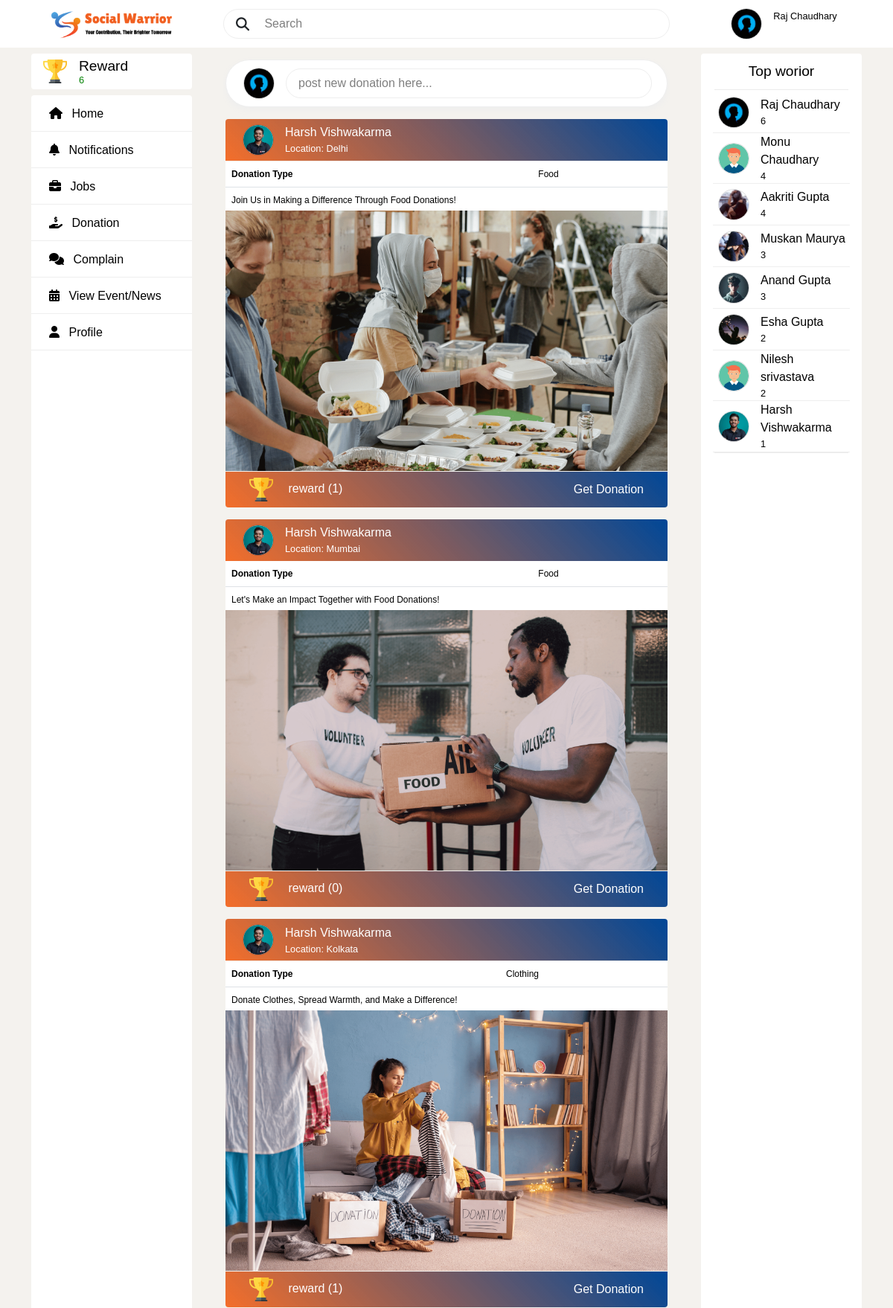
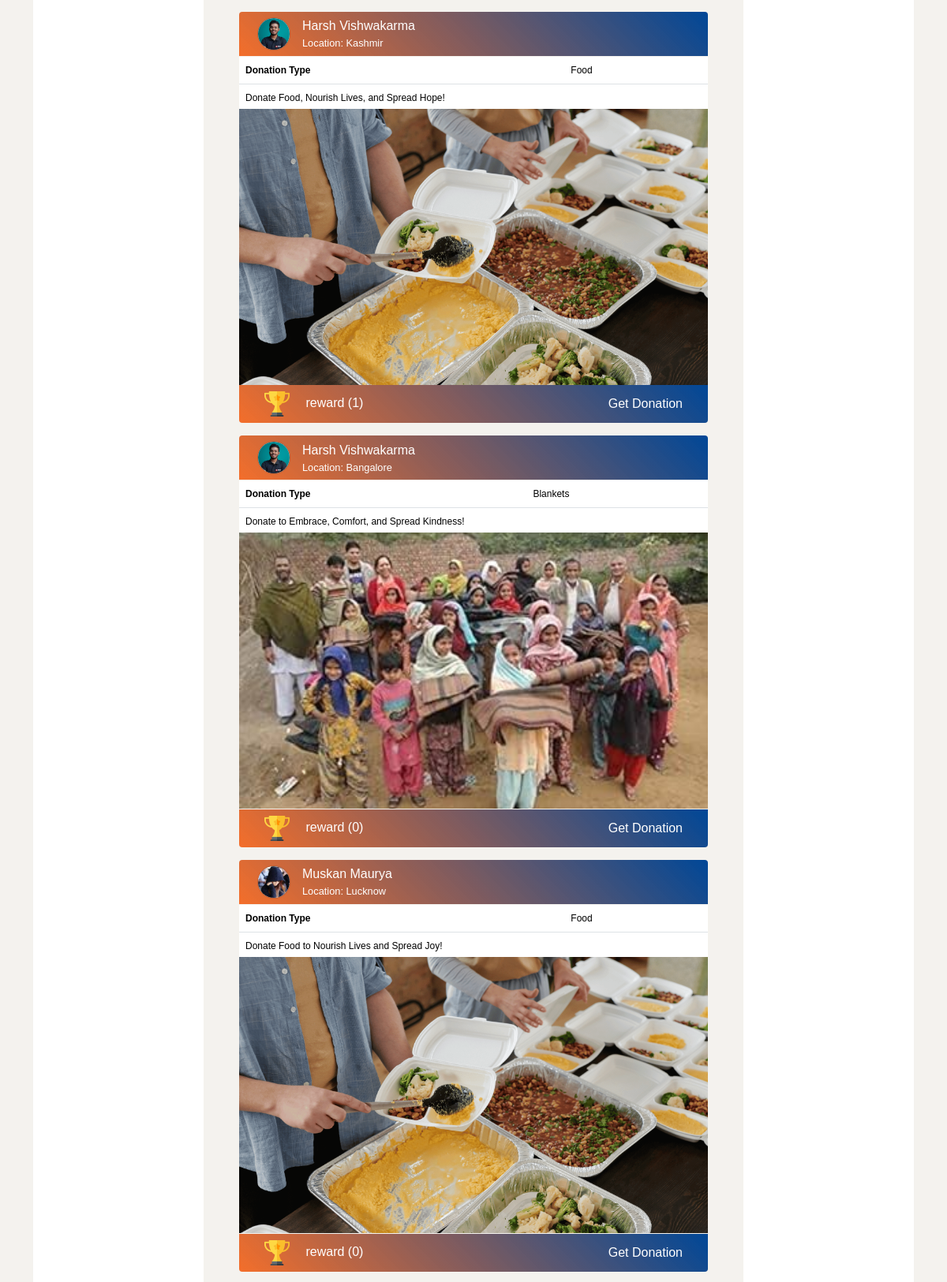
Page /donation/ (signed in, upper part) on the committed database (2 pictures, top to bottom).
### publicapp/models.py (models this page shows)
class Profile(models.Model):
    user=models.ForeignKey(User,on_delete=models.CASCADE,blank=True,null=True)
    contact_no=models.IntegerField()
    full_name=models.CharField(max_length=50)
    dob = models.CharField(max_length=100,blank=True)
    city=models.CharField(max_length=200)
    state=models.CharField(max_length=200)
    pin_code=models.CharField(max_length=100)
    followers=models.ManyToManyField(User,related_name='followers',blank=True)
    followings =models.ManyToManyField(User,related_name='followings',blank=True)
    profile_picture = models.ImageField(upload_to='profilepics',blank=True)

class Donation(models.Model):
    d_id=models.AutoField(primary_key=True)
    donation_type=models.CharField(max_length=200)
    description = models.TextField(blank=True)
    donated_by=models.ForeignKey(Profile,on_delete=models.CASCADE,blank=True,null=True)
    product_image = models.ImageField(upload_to='donate_products',blank=True)
    donar_location = models.CharField(max_length=300)
    rewards = models.ManyToManyField(User,related_name="rewards",blank=True)

class TopEnvorior(models.Model):
    profile = models.ForeignKey(Profile,on_delete=models.CASCADE)
    reward = models.IntegerField()

### publicapp/views.py (the view)
# urls.py: path('donation/',views.donation,name='donation'),
def donation(request):
    current_user = request.session['email']
    current_user_details = Profile.objects.get(user=current_user)
    top = TopEnvorior.objects.get(profile=current_user_details)
    total_reward = top.reward
    top_envorior = TopEnvorior.objects.order_by('-reward')[:8]
    donation = Donation.objects.all()
    return render(request,'donate.html',locals())

### publicapp/templates/donate.html (shortened to what this page needs)
{% extends 'publicparent.html' %}
{% load static %}
{%block content%}
<div class="feed">
   <div class="search feed-search">
   <div class="user-profile">
      {% if current_user_details.profile_picture %}
          <a><img class="profile-img" src="{{current_user_details.profile_picture.url }}" alt=""></a>
      {% else %}
          <a><img class="profile-img" src="{% static 'img/profile.png' %}" alt=""></a>
      {% endif %}
   </div>
   <div class="search" >
      <input style="cursor: pointer;" data-bs-toggle="modal" required readonly data-bs-target="#postModal" type="text" placeholder="post new donation here...">
   </div>
   </div>
{% for d in donation %}
      <div class="feed-post">
         <div class="feed-header" style="padding-right: 1rem;">
            <div class="user-profile">
               {% if d.donated_by.profile_picture %}
                  <a><img class="profile-img" src="{{d.donated_by.profile_picture.url}}" alt=""></a>
               {% else %}
                  <a><img class="profile-img" src="" alt=""></a>
               {% endif %}
               <div class="profile-txt">
               <a href="" class="txt-2"><p>{{d.donated_by.full_name}}</p></a>
               <a href="" class="txt-3"><p>Location: {{d.donar_location}}</p></a>
            </div>
            </div>
         </div>
         <div class="feed-content">
            <div>
               <table class="table" style="font-size: 12px;">
                  <tbody>
                    <tr>
                      <th>Donation Type</th>
                      <td>{{d.donation_type}}</td>
                    </tr>
                  </tbody>
                   <tbody>
                     <tr>
                       <td colspan="2">{{d.description}}</td>
                     </tr>
                   </tbody>
                </table>
            </div>
            <div >
               {% if d.product_image %}
                 <img style="object-fit: cover; height: 350px; margin-top: -20px;" src="{{d.product_image.url}}" height="100%" width="100%">
               {% endif %}
            </div>
         </div>
         <div class="feed-footer" style="justify-content: space-between;
         padding: 0rem 2rem;">
         <a href="/rewardondonate/{{d.d_id}}" class="text-decoration-none">
            <img class="logo-img" src="{% static 'img/trophy.png' %}" />
            <span class="txt-2">reward ({{d.rewards.count}})</span>
         </a>
         <a href="/get_donation/{{d.d_id}}" class="txt-2" style="color: #ffffff;">
            Get Donation
        </a>
      </div>
      </div>
{% endfor %}
</div>
{% endblock %}

### publicapp/templates/publicparent.html (shortened to what this page needs)
<!DOCTYPE html>
<html lang="en">
  <head>
    {% load static %}
    <link
      rel="stylesheet"
      href="https://cdnjs.cloudflare.com/ajax/libs/font-awesome/6.4.0/css/all.min.css"
    />
    <link href="https://cdn.jsdelivr.net/npm/bootstrap@5.3.3/dist/css/bootstrap.min.css" rel="stylesheet">
    <link rel="stylesheet" href="{% static 'css/publicstyle.css' %}" />
  </head>
  <body class="body">
    <header>
      <div class="left">
        <div class="logo">
          <img class="logo-img" src="{% static 'img/slogo.png' %}" alt="" />
        </div>
      </div>
      <div class="middle">
        <form>
          <div class="search nav-search">
            <i class="fa fa-search" style="font-size: 18px; margin-left: 1rem">
            </i>
            <input type="text" placeholder=" Search " />
          </div>
        </form>
      </div>
      <div class="right">
        <div class="user-profile">
              {% if current_user_details.profile_picture %}
              <a href="{%url 'publicapp:profile'%}">
                <img class="profile-img" src="{{ current_user_details.profile_picture.url }}" alt=""/>
              </a>
              {% else %}
              <a href="{%url 'publicapp:profile'%}">
                <img class="profile-img" src="{% static 'img/profile.png' %}" alt=""/>
              </a>
              {% endif %}
          <div class="profile-txt">
            <a href="{%url 'publicapp:profile'%}" class="txt-3"><p>{{current_user_details.full_name}}</p></a>
          </div>
        </div>
      </div>
    </header>
    <main>
      <div class="publicleft">
        <div class="navlefttop logo">
          <img class="logo-img" src="{% static 'img/trophy.png' %}" />
          <div class="logo-txt">
            <p class="txt-1" style="color: #000000;">Reward</p>
            <p class="txt-3" style="color: green; margin-top: -5px;">{{total_reward}}</p>
          </div>
        </div>
        <div class="navleftmiddle">
          <div class="navleftmiddles">
            <a
              href="{%url 'publicapp:publichome'%}"
              class="text-decoration-none"
            >
              <span class="txt-2 "><i class="fa-solid fa-house"></i></span>
              <span class="txt-2 ">Home</span>
            </a>
          </div>
          <div class="navleftmiddles">
            <a
              href="{%  url 'publicapp:notifications' %}"
              class="text-decoration-none"
            >
              <span class="txt-2"><i class="fa-solid fa-bell"></i></span>
              <span class="txt-2">Notifications</span>
            </a>
          </div>
          <div class="navleftmiddles">
            <a href="{%url 'publicapp:jobs'%}" class="text-decoration-none">
              <span class="txt-2"><i class="fa-solid fa-briefcase"></i></span>
              <span class="txt-2">Jobs</span>
            </a>
          </div>
          <div class="navleftmiddles">
            <a href="{%url 'publicapp:donation'%}" class="text-decoration-none">
              <span class="txt-2"
                ><i class="fa-solid fa-hand-holding-dollar"></i
              ></span>
              <span class="txt-2">Donation</span>
            </a>
          </div>
          <div class="navleftmiddles">
            <a href="{%url 'publicapp:complain'%}" class="text-decoration-none">
              <span class="txt-2"
                ><i class="fa-solid fa-comments"></i
              ></span>
              <span class="txt-2">Complain</span>
            </a>
          </div>
          <div class="navleftmiddles">
            <a href="{%url 'publicapp:viewevent'%}" class="text-decoration-none">
              <span class="txt-2"
                ><i class="fa-solid fa-calendar-days"></i></span>
              <span class="txt-2">View Event/News</span>
            </a>
          </div>
          <div class="navleftmiddles">
            <a
              href="{%url 'publicapp:profile'%}"
              class="text-decoration-none"
            >
              <span class="txt-2"><i class="fa-solid fa-user"></i></span>
              <span class="txt-2">Profile</span>
            </a>
          </div>
        </div>
      </div>
      <div class="publicmiddle">{% block content %} {% endblock%}</div>
      <div class="publicright">
        <div class="box" >
          <div class="box-header" >
            <p class="txt-1" >Top  worior</p>
          </div>
      <div class="box-main">
        <div style="border-bottom: 1px solid black; opacity: 8%; margin-bottom: 2px;  margin-left: 18px; margin-right: 18px;"></div>
          {%for top in top_envorior%}
          <div class="user-profile navrightmiddles">
            <a href="">
             {% if top.profile.profile_picture %}
              <img class="profile-img" src="{{top.profile.profile_picture.url}}" alt=""/>
             {% else %}
              <img class="profile-img" src="{% static 'img/profile.png' %}" alt=""/>
             {% endif %}
            </a>
            <div class="profile-txt">
              <a href="" class="txt-2"><p>{{top.profile.full_name}}</p></a>
              <a href="" class="txt-3"><p>{{top.reward}}</p></a>
            </div>
          </div>
          {%endfor%}
          <div style="border-bottom: 1px solid black; opacity: 8%; margin-bottom: 2px;  margin-left: 18px; margin-right: 18px;"></div>
      </div>
        </div>
      </div>
    </main>
  </body>
</html>

### static/css/publicstyle.css (style rules this page uses)
:root { --white: #000000; --darkgray: #3a3a3a; --gray: #eee; --lightgray: #faf8f8; --green: #ec4c17; --border-radius: 0.25rem; --border-radius2: 5rem; }
* { font-family: "Poppins", sans-serif; margin: 0; padding: 0; }
body { scroll-behavior: smooth; position: relative; height: 100vh; width: 100%; background: #f4f2ee; overflow: hidden; margin: 0; padding: 0; }
a { text-decoration: none; }
p { margin-bottom: 0rem; }
.txt-1 { color: var(--white); font-size: 1.2rem; font-weight: 500; }
.txt-2 { color: var(--white); font-size: 1rem; font-weight: 400; }
.txt-3 { color: var(--white); font-size: 0.8rem; font-weight: 300; }
input { color: black; }
header { width: 100%; position: absolute; background: #ffffff; }
.logo { display: flex; align-items: center; }
.user-profile { display: flex; align-items: center; }
.logo-img { height: 3rem; object-fit: cover; }
.logo-txt { margin: 0rem 0rem 0rem 1rem; }
.profile-txt { min-height: 2.5rem; margin: 0rem 0rem 0rem 1rem; }
.profile-img { margin-left: 0.5rem; width: 2.5rem; height: 2.5rem; object-fit: cover; box-shadow: rgba(0, 0, 0, 0.02) 0px 1px 3px 0px, rgba(27, 31, 35, 0.15) 0px 0px 0px 1px; background-color: #ffffff; border-radius: 100rem; }
.search { width: 100%; height: 2.5rem; display: flex; margin-right: 20px; align-items: center; border: 1px solid var(--gray); border-radius: var(--border-radius2); background: transparent; }
.search input[type="text"],input[type="number"] { padding: 0rem 1rem 0rem 1rem; height: 2.5rem; flex: 1; border: none; outline: none; background: transparent; }
input::placeholder { color: #000000; opacity: 50%; }
main { top: 4rem; position: absolute; display: flex; }
.publicleft { width: 25vw; display: flex; flex-direction: column; align-items: center; }
.navlefttop { margin: 0.5rem; width: 18vw; height: 3rem; border-radius: var(--border-radius); background: #ffffff; }
.navlefttop .logo-img { margin-left: 1rem; height: 2rem; width: 2rem; aspect-ratio: 1/1; }
.navleftmiddle { display: flex; flex-direction: column; flex: 1; width: 18vw; border-radius: var(--border-radius); background: #ffffff; }
.navleftmiddle div { box-sizing: unset; padding: 0.8rem 0rem; height: 1.4rem; border-bottom: 0.5px solid var(--gray); }
.navleftmiddle div .txt-2 { margin-left: 0.5rem; }
.navleftmiddle div a { margin-left: 1rem; }
.publicmiddle { height: 90vh; width: 50vw; overflow: auto; scrollbar-width: none; }
.feed { display: flex; height: fit-content; flex-direction: column; align-content: center; align-items: center; }
.feed-search { border-radius: var(--border-radius2); background-color: var(--white); background: #ffffff; display: flex; align-items: center; margin: 1rem 0rem 0rem 0rem; width: 99%; height: 4rem; box-shadow: 0 4px 8px 0 var(--gray); }
.feed-search .btn,.user-profile { margin: 0rem 1rem; }
.feed-post { width: 99%; margin: 1rem 0rem 0rem; }
.feed-header { display: flex; align-items: center; justify-content: space-between; background: linear-gradient(45deg, #f3580adb, #004797); border-radius: var(--border-radius) var(--border-radius) 0rem 0rem; height: 3.5rem; }
.feed-header .profile-txt a { color: #ffffff; }
.feed-content { background-color: #dde7f1; margin: 0.05rem 0rem 0.05rem 0rem; }
.feed-footer { display: flex; align-items: center; justify-content: center; background: linear-gradient(45deg, #f3580adb, #004797); height: 3rem; border-radius: 0rem 0rem var(--border-radius) var(--border-radius); }
.feed-footer span { color: white; }
.feed-footer .logo-img { margin-right: 1rem; height: 2rem; width: 2rem; aspect-ratio: 1 / 1; }
.publicright { width: 25vw; display: flex; flex-direction: column; align-items: center; }
.box { position: relative; margin-top: 0.5rem; flex: 1; width: 18vw; border-radius: var(--border-radius); background: #ffffff; }
.box .box-header { position: absolute; top: 1.5rem; left: 50%; transform: translate(-50%, -50%); }
.box .box-main { height: -webkit-fill-available; position: absolute; width: 100%; top:3rem; overflow: auto; }
.box .user-profile { min-height: 3.5rem; border-bottom: 0.5px solid var(--gray); }
@media (min-width: 786px) { header { display: flex; align-items: center; height: 4rem; } }
@media (min-width: 786px) { header .left, header .right { width: 50%; display: flex; justify-content: space-evenly; } }
@media (min-width: 786px) { header .middle { width: 100%; } }
header .left { justify-content: space-around; display: flex; }

### rows in the picture
Profile: profile_picture (picture), full_name "Raj Chaudhary"
Donation: donated_by.profile_picture (picture), donated_by.full_name "Harsh Vishwakarma", donar_location "Delhi", donation_type "Food", description "Join Us in Making a Difference Through Food Donations!", product_image (picture), rewards.count "1"
Donation: donated_by.profile_picture (picture), donated_by.full_name "Harsh Vishwakarma", donar_location "Mumbai", donation_type "Food", description "Let's Make an Impact Together with Food Donations!", product_image (picture), rewards.count "0"
Donation: donated_by.profile_picture (picture), donated_by.full_name "Harsh Vishwakarma", donar_location "Kolkata", donation_type "Clothing", description "Donate Clothes, Spread Warmth, and Make a Difference!", product_image (picture), rewards.count "1"
Donation: donated_by.profile_picture (picture), donated_by.full_name "Harsh Vishwakarma", donar_location "Kashmir", donation_type "Food", description "Donate Food, Nourish Lives, and Spread Hope!", product_image (picture), rewards.count "1"
Donation: donated_by.profile_picture (picture), donated_by.full_name "Harsh Vishwakarma", donar_location "Bangalore", donation_type "Blankets", description "Donate to Embrace, Comfort, and Spread Kindness!", product_image (picture), rewards.count "0"
Donation: donated_by.profile_picture (picture), donated_by.full_name "Muskan Maurya", donar_location "Lucknow", donation_type "Food", description "Donate Food to Nourish Lives and Spread Joy!", product_image (picture), rewards.count "0"
TopEnvorior: profile.profile_picture (picture), profile.full_name "Raj Chaudhary", reward "6"
TopEnvorior: profile.full_name "Monu Chaudhary", reward "4"
TopEnvorior: profile.profile_picture (picture), profile.full_name "Aakriti Gupta", reward "4"
TopEnvorior: profile.profile_picture (picture), profile.full_name "Muskan Maurya", reward "3"
TopEnvorior: profile.profile_picture (picture), profile.full_name "Anand Gupta", reward "3"
TopEnvorior: profile.profile_picture (picture), profile.full_name "Esha Gupta", reward "2"
TopEnvorior: profile.full_name "Nilesh srivastava", reward "2"
TopEnvorior: profile.profile_picture (picture), profile.full_name "Harsh Vishwakarma", reward "1"

### other values in the picture
{{ total_reward }} "6"
